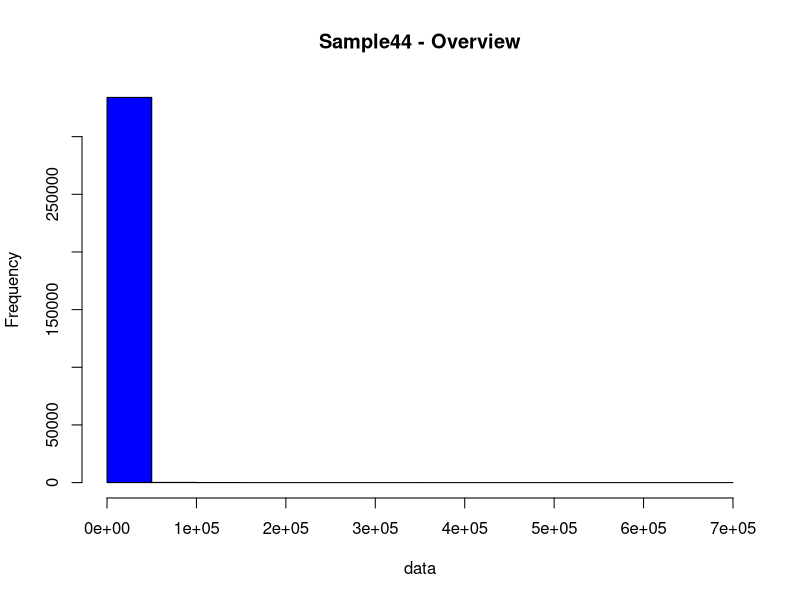
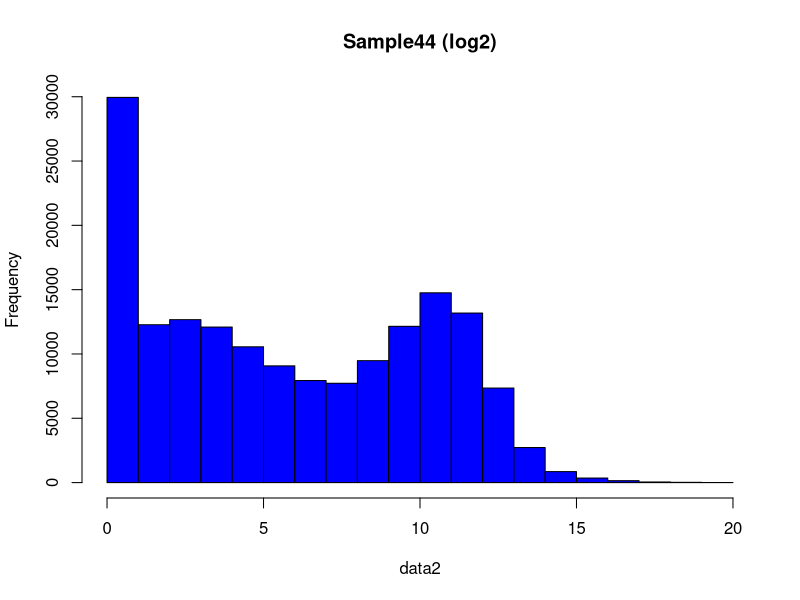
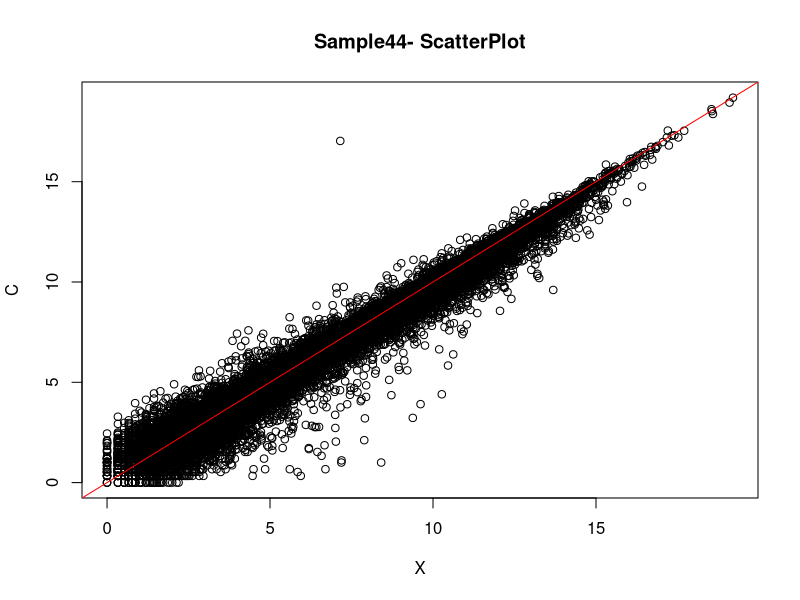

The R source for these figures, in order: (Note: this script raises an error after producing the figures.)
setwd("/Users/romypichardo/Desktop/BigData_Project/AgeTCGA/RNASeq_Differential_Exp/Samples")
path = ("RNASeq_Differential_Exp/Samples")
##list.files("RNASeq_Differential_Exp/Samples")

############## analysis #########
data <- data.matrix(read.table("Counts_OVEREXP_XBP1s_input.txt", row.names = 1, header = T))

# Review dataset
dim(data)    ##size of dataset
head(data)   ##First 6 rows
tail(data)   ##Last 6 rows

pdf("Sample44.pdf")
## Overview plot
hist(data, col = "blue", main="Sample44 - Overview")
dev.off()

##log 2 plot results
data2 = log2(data)

pdf(Log_Transformation.pdf)
# View data after log-transformation
hist(data2, col = "blue", main="Sample44 (log2)")
dev.off()

# Separate the two conditions i- create two new df
X = data2[,1:3]
C = data2[,4:6]


# Calculate the means for each sample group 
X.mean = apply(X, 1, mean)
C.mean = apply(C, 1, mean)

########
# maximum of all the means
limit = max(X.mean, C.mean)


# Scatter plot mean
pdf("Sample44_ScatterPlot_mean.pdf")
plot(C.mean ~ X.mean, xlab = "X", ylab = "C",
     main = "Sample44- ScatterPlot", xlim = c(0, limit), ylim = c(0, limit))
# Diagonal line
abline(0, 1, col = "red")
dev()

# Compute fold-change (biological significance)
# Difference between the means of the conditions
fold = X.mean - C.mean

#### Histogram of the fold differences
hist(fold, col = "blue")



